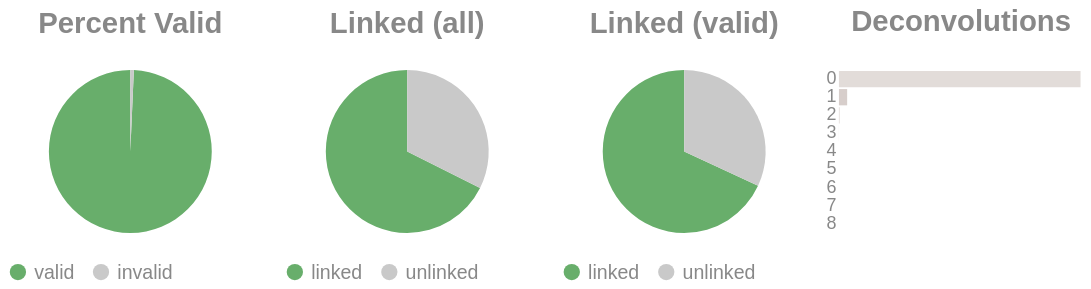

Source (notebook cell):
### Code cell
if SKIPLR:
    pass
else:
    clash = Counter()
    for i in valids['molecule'].to_list():
        _mol = i.split("-")
        if len(_mol) == 1:
            clash.update('0')
        else:
            clash.update(_mol[-1])

    _d = {"deconvolutions": [], 'count': []}
    for k,v in clash.items():
        _d['deconvolutions'].append(k)
        _d['count'].append(v)

    tot_valid = valids['reads'].sum()
    mask = valids['reads'] >= 2
    n_linked_reads = valids.filter(mask)['reads'].sum()
    if n_linked_reads == 0:
        print_html("No linked molecules (>=2 reads) were detected; skipping linked-only distributions.")
        SKIPLR = True
    else:
        perc_valid = round(tot_valid / n_reads, 4)
        linked_perc_abs = round(n_linked_reads / n_reads, 4)
        linked_perc = round(n_linked_reads / tot_valid, 4)

    _valid = pl.DataFrame({"valids": ['valid', 'invalid'], "count": [tot_valid, n_reads - tot_valid]})
    _linked_abs = pl.DataFrame({"linked (absolute)": ['linked', 'unlinked'], "count": [n_linked_reads, n_reads - n_linked_reads]})
    _linked_rel = pl.DataFrame({"linked (valids)": ['linked', 'unlinked'], "count": [n_linked_reads, tot_valid - n_linked_reads]})

    (
        alt.hconcat(
            piechart(_valid, goodval = 'valid', title = "Percent Valid"),
            piechart(_linked_abs, goodval = "linked", title =  "Linked (all)"),
            piechart(_linked_rel, goodval = "linked", title =  "Linked (valid)"),
            convolutionbar(pl.DataFrame(_d), title = "Deconvolutions"),
            center = True,
            bounds = 'flush'
        )
        .resolve_scale(color='independent')
        .resolve_legend('independent')
        .properties(usermeta={'embedOptions': {"actions": False}})
    ).display()

### Figure 1 — Vega-Lite specification as saved in the notebook (floating-point values rounded to 4 significant figures)
{"width": "container", "height": 400, "config": {"title": {"anchor": "start", "dy": -15, "fontSize": 18, "color": "#888888", "subtitleColor": "#888888", "subtitleFontSize": 14}, "arc": {"fill": "#0072B2"}, "axis": {"domainColor": "#888888", "domainWidth": 0.5, "gridWidth": 0.2, "grid": false, "titleFontWeight": 400, "titleFontSize": 15, "labelFontSize": 11, "labelColor": "#888888", "tickColor": "#888888", "tickWidth": 0.2, "titleColor": "#888888"}, "axisBand": {"grid": false}, "axisX": {"grid": true, "tickSize": 10, "domainCap": "round"}, "axisY": {"domain": false, "grid": true, "tickSize": 0, "domainCap": "round"}, "background": "transparent", "header": {"labelFontSize": 15, "labelColor": "#888888", "titleFontSize": 15, "titleFontWeight": 600, "titleColor": "#888888"}, "legend": {"labelFont": "sans-serif", "labelFontSize": 12, "labelColor": "#888888", "symbolSize": 100, "symbolType": "circle", "titleFontSize": 12, "titlePadding": 10, "titleColor": "#888888", "title": null}, "range": {"category": ["#E69F00", "#56B4E9", "#009E73", "#F0E442", "#0072B2", "#D55E00", "#CC79A7", "#000000"], "diverging": ["#cfe8f3", "#a2d4ec", "#73bfe2", "#46abdb", "#1696d2", "#12719e"]}, "area": {"fill": "#0072B2", "fillOpacity": 0.7, "line": true, "strokeOpacity": 0.7}, "line": {"color": "#0072B2", "stroke": "#0072B2", "strokeWidth": 2}, "trail": {"color": "#0072B2", "stroke": "#0072B2", "strokeWidth": 0, "size": 1}, "point": {"filled": true, "fillOpacity": 1.0, "size": 95}, "text": {"color": "#888888", "fontSize": 11, "align": "right", "fontWeight": 400, "size": 11}, "bar": {"fill": "#0072B2", "stroke": null}, "view": {"stroke": null, "continuousWidth": 660, "continuousHeight": 400}}, "hconcat": [{"data": {"name": "data-fb128896c7e1654de5f0f422a08a96af"}, "mark": {"type": "arc"}, "encoding": {"color": {"field": "valids", "legend": {"orient": "bottom", "title": null}, "scale": {"domain": ["valid", "invalid"], "range": ["#68ae6b", "#C9C9C9"]}, "title": "Valids", "type": "nominal"}, "theta": {"field": "count", "type": "quantitative"}, "tooltip": [{"field": "valids", "title": "Valids", "type": "ordinal"}, {"field": "percent", "format": ".2%", "title": "Percent", "type": "quantitative"}, {"field": "count", "title": "Count", "type": "quantitative"}]}, "height": 100, "title": {"text": "Percent Valid", "align": "center", "anchor": "middle"}, "transform": [{"calculate": "datum.count / 8957036", "as": "percent"}], "width": 150}, {"data": {"name": "data-ee8275d86fa93f9675399fa3f57d3b9c"}, "mark": {"type": "arc"}, "encoding": {"color": {"field": "linked (absolute)", "legend": {"orient": "bottom", "title": null}, "scale": {"domain": ["linked", "unlinked"], "range": ["#68ae6b", "#C9C9C9"]}, "title": "Linked (Absolute)", "type": "nominal"}, "theta": {"field": "count", "type": "quantitative"}, "tooltip": [{"field": "linked (absolute)", "title": "Linked (Absolute)", "type": "ordinal"}, {"field": "percent", "format": ".2%", "title": "Percent", "type": "quantitative"}, {"field": "count", "title": "Count", "type": "quantitative"}]}, "height": 100, "title": {"text": "Linked (all)", "align": "center", "anchor": "middle"}, "transform": [{"calculate": "datum.count / 8957036", "as": "percent"}], "width": 150}, {"data": {"name": "data-7360cee9966a2b76ef8fbfa9327e2db7"}, "mark": {"type": "arc"}, "encoding": {"color": {"field": "linked (valids)", "legend": {"orient": "bottom", "title": null}, "scale": {"domain": ["linked", "unlinked"], "range": ["#68ae6b", "#C9C9C9"]}, "title": "Linked (Valids)", "type": "nominal"}, "theta": {"field": "count", "type": "quantitative"}, "tooltip": [{"field": "linked (valids)", "title": "Linked (Valids)", "type": "ordinal"}, {"field": "percent", "format": ".2%", "title": "Percent", "type": "quantitative"}, {"field": "count", "title": "Count", "type": "quantitative"}]}, "height": 100, "title": {"text": "Linked (valid)", "align": "center", "anchor": "middle"}, "transform": [{"calculate": "datum.count / 8894874", "as": "percent"}], "width": 150}, {"data": {"name": "data-6dc6be1685a9942e35f9b324ba3d348d"}, "mark": {"type": "bar"}, "encoding": {"color": {"field": "deconvolutions", "legend": null, "scale": {"scheme": "lightgreyred"}, "type": "nominal"}, "tooltip": [{"field": "deconvolutions", "title": "Deconvolutions", "type": "ordinal"}, {"field": "percent", "format": ".2%", "title": "Percent", "type": "quantitative"}, {"field": "count", "title": "Count", "type": "quantitative"}], "x": {"axis": null, "field": "count", "type": "quantitative"}, "y": {"field": "deconvolutions", "sort": "ascending", "title": null, "type": "nominal"}}, "height": 100, "title": {"text": "Deconvolutions", "align": "center", "anchor": "middle"}, "transform": [{"calculate": "datum.count / 4610531", "as": "percent"}], "width": 150}], "bounds": "flush", "center": true, "resolve": {"legend": {"angle": "independent"}, "scale": {"color": "independent"}}, "usermeta": {"embedOptions": {"actions": false}}, "$schema": "https://vega.github.io/schema/vega-lite/v6.1.0.json", "datasets": {"data-fb128896c7e1654de5f0f422a08a96af": [{"valids": "valid", "count": 8894874}, {"valids": "invalid", "count": 62162}], "data-ee8275d86fa93f9675399fa3f57d3b9c": [{"linked (absolute)": "linked", "count": 6055804}, {"linked (absolute)": "unlinked", "count": 2901232}], "data-7360cee9966a2b76ef8fbfa9327e2db7": [{"linked (valids)": "linked", "count": 6055804}, {"linked (valids)": "unlinked", "count": 2839070}], "data-6dc6be1685a9942e35f9b324ba3d348d": [{"deconvolutions": "0", "count": 4449783}, {"deconvolutions": "1", "count": 151374}, {"deconvolutions": "2", "count": 8457}, {"deconvolutions": "3", "count": 784}, {"deconvolutions": "4", "count": 106}, {"deconvolutions": "5", "count": 19}, {"deconvolutions": "6", "count": 6}, {"deconvolutions": "7", "count": 1}, {"deconvolutions": "8", "count": 1}]}}
